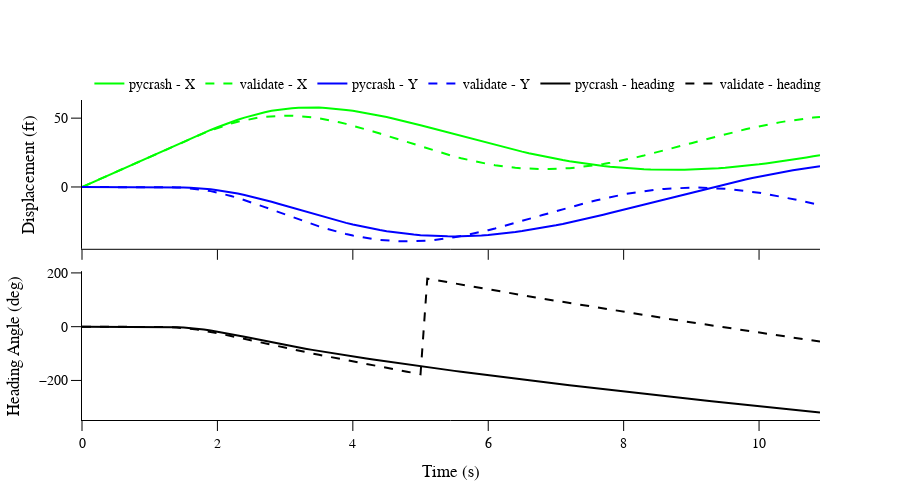
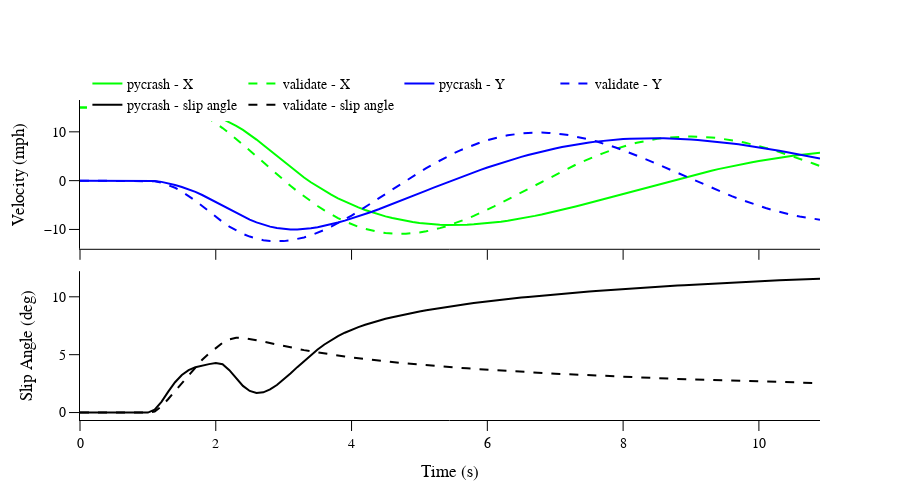

These figures' notebook cell, in order:
### Code cell
compare_kinematics(run.veh.model, df, 'pycrash', 'validate')
